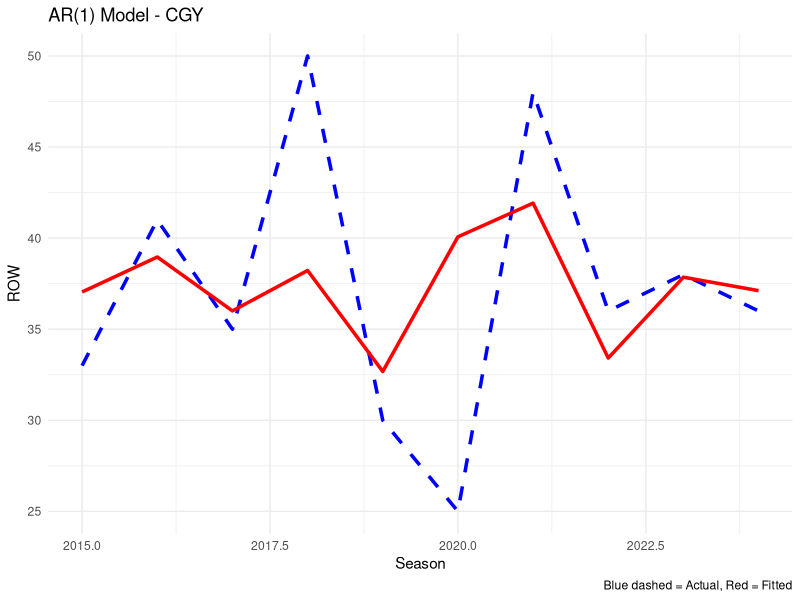
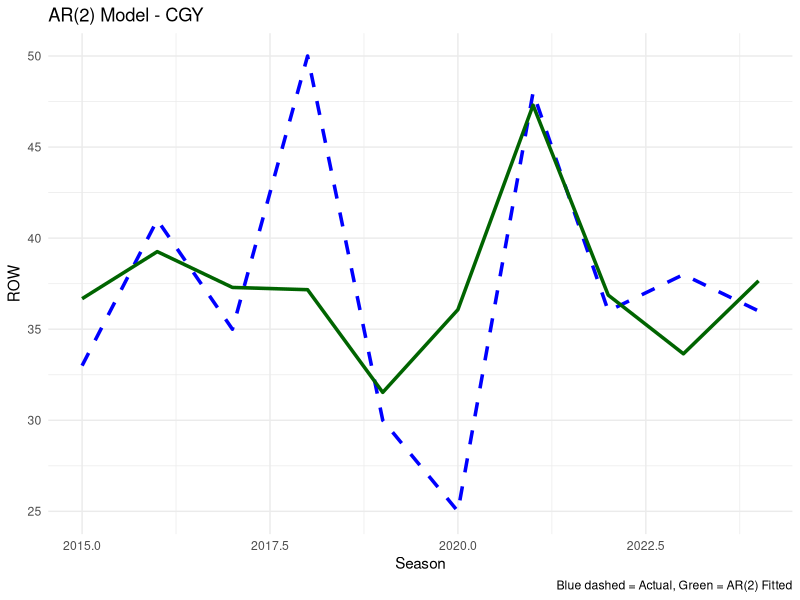
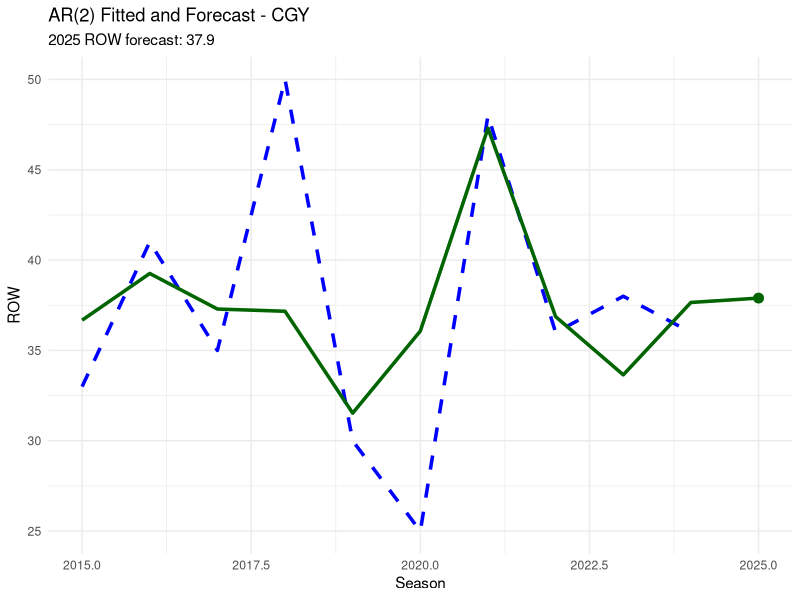
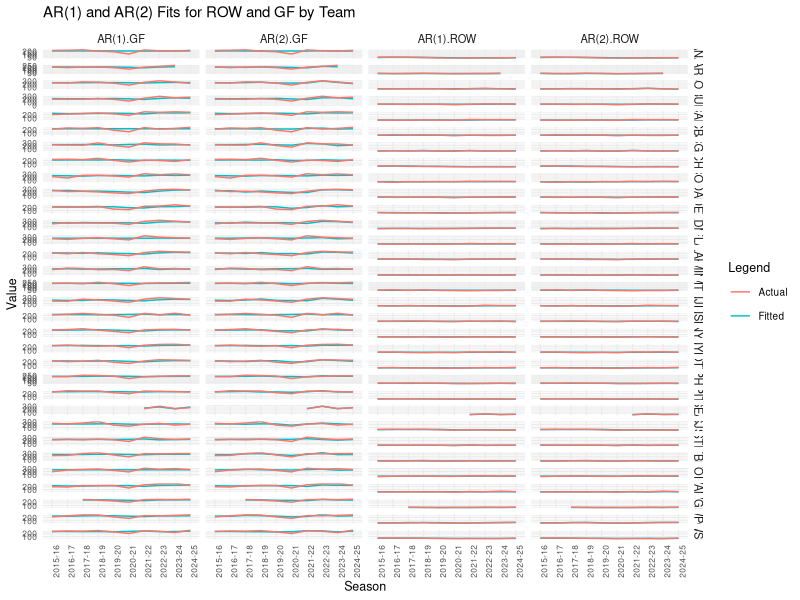
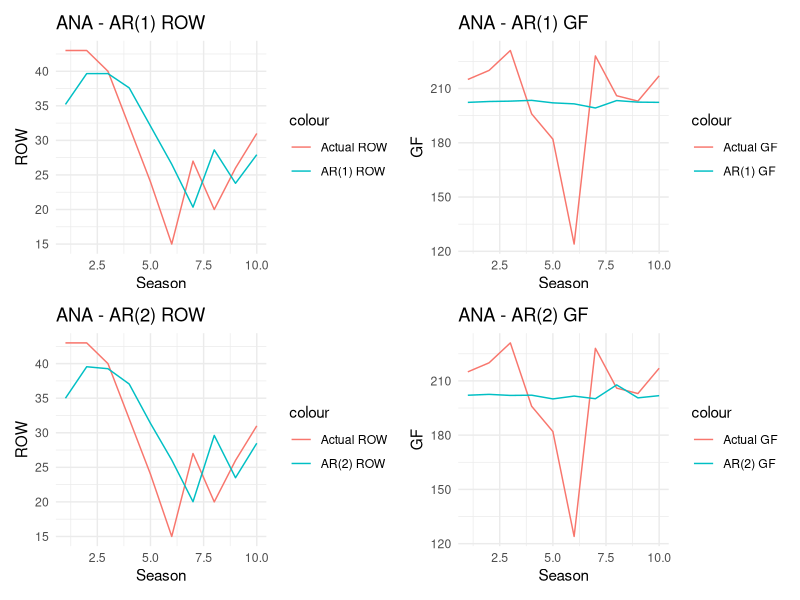
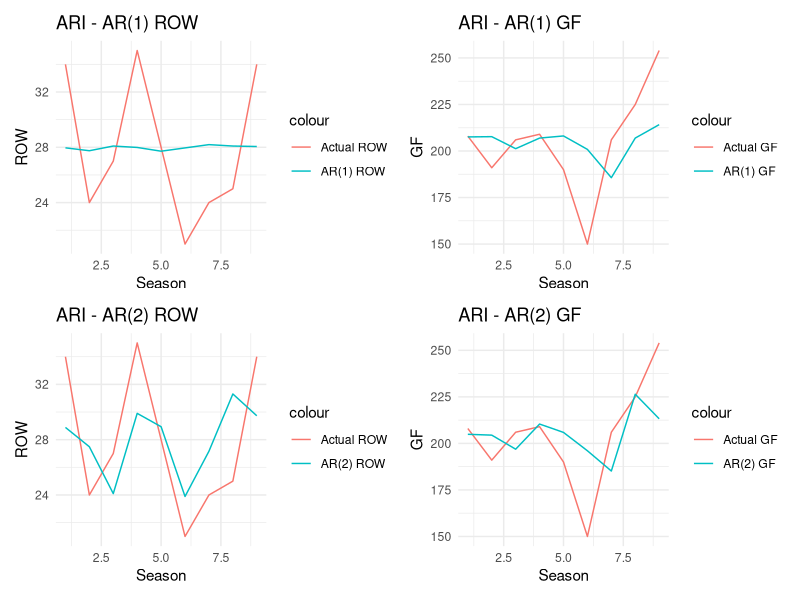
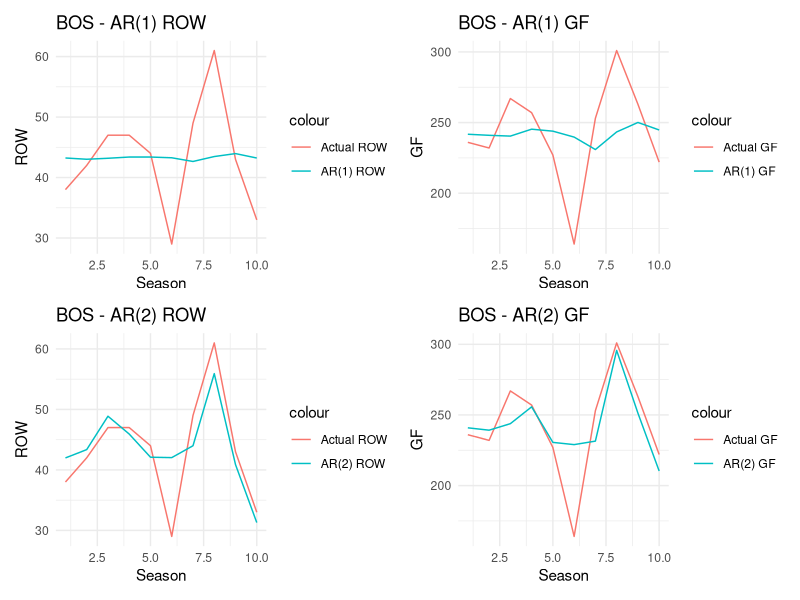
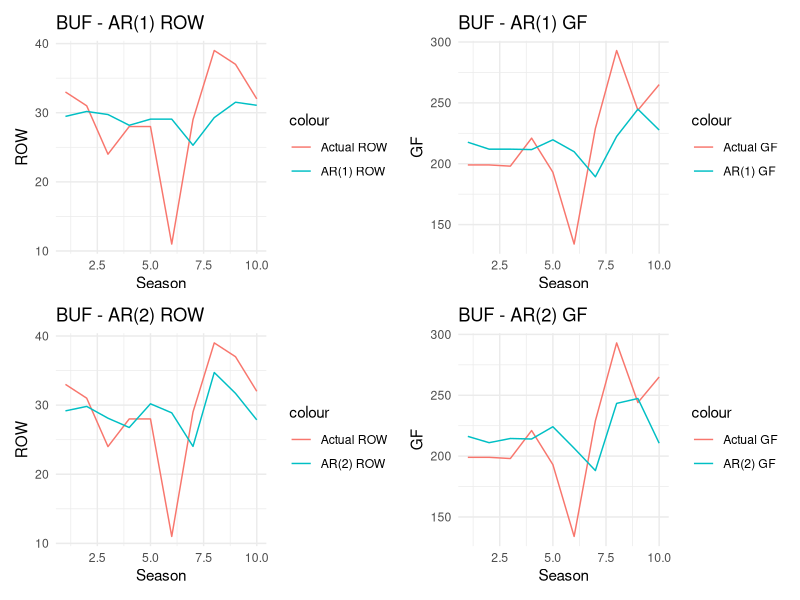

Generate these figures, in order, with R:

library(readxl)
library(forecast)
library(ggplot2)
library(patchwork)
library(tidyr)
library(tidyverse)
library(gtools)
library(fs)


df <- read_excel("CompleteTeamData.xlsx")
df <- df %>% mutate(Season_numeric = as.numeric(substr(Season, 1, 4)))

#Trying for 1 team first
team_name <- "CGY"
team_data <- df %>% filter(Team == team_name) %>% arrange(Season)

row_ts <- ts(team_data$ROW, start = min(team_data$Season_numeric), frequency = 1)

#AR(1) Model:
ar1_model <- Arima(row_ts, order = c(1, 0, 0))
summary(ar1_model)

fitted_vals <- fitted(ar1_model)

plot_df <- team_data %>%
  mutate(Fitted_ROW = fitted_vals)

ggplot(plot_df, aes(x = Season_numeric)) +
  geom_line(aes(y = ROW), color = "blue", linewidth = 1.2, linetype = "dashed") +
  geom_line(aes(y = Fitted_ROW), color = "red", linewidth = 1.2) +
  labs(title = paste("AR(1) Model -", team_name),
       x = "Season", y = "ROW",
       caption = "Blue dashed = Actual, Red = Fitted") +
  theme_minimal()

#AR(2) Model: 
ar2_model <- Arima(row_ts, order = c(2, 0, 0))
summary(ar2_model)

fitted_vals_ar2 <- fitted(ar2_model)

plot_df <- team_data %>% mutate(Fitted_ROW_AR2 = fitted_vals_ar2)

ggplot(plot_df, aes(x = Season_numeric)) +
  geom_line(aes(y = ROW), color = "blue", linewidth = 1.2, linetype = "dashed") +
  geom_line(aes(y = Fitted_ROW_AR2), color = "darkgreen", linewidth = 1.2) +
  labs(title = paste("AR(2) Model -", team_name),
       x = "Season", y = "ROW",
       caption = "Blue dashed = Actual, Green = AR(2) Fitted") +
  theme_minimal()

#Forecasting 1 season ahead with AR(2)
forecast_ar2 <- forecast(ar2_model, h=1)
forecast_value <- as.numeric(forecast_ar2$mean)
forecast_year <- max(plot_df$Season_numeric) + 1

forecast_row <- plot_df[1, ]  
forecast_row[] <- NA 
forecast_row$Season_numeric <- forecast_year
forecast_row$Fitted_ROW_AR2 <- forecast_value

# Combine using bind_rows
plot_df_extended <- bind_rows(plot_df, forecast_row)

# Plot with forecast added
ggplot(plot_df_extended, aes(x = Season_numeric)) +
  geom_line(aes(y = ROW), color = "blue", linewidth = 1.2, linetype = "dashed", na.rm = TRUE) +
  geom_line(aes(y = Fitted_ROW_AR2), color = "darkgreen", linewidth = 1.2, na.rm = TRUE) +
  geom_point(aes(y = Fitted_ROW_AR2), data = plot_df_extended %>% filter(Season_numeric == forecast_year),
             color = "darkgreen", size = 3) +
  labs(title = paste("AR(2) Fitted and Forecast -", team_name),
       subtitle = paste("2025 ROW forecast:", round(forecast_value, 1)),
       x = "Season", y = "ROW") +
  theme_minimal()

#Multiple Models for Multiple Teams: 
valid_teams <- df %>%
  group_by(Team) %>%
  summarise(
    n = n(),
    na_row = any(is.na(ROW)) | any(is.na(GF)),
    constant_row = sd(ROW, na.rm = TRUE) == 0,
    constant_gf = sd(GF, na.rm = TRUE) == 0
  ) %>%
  filter(n >= 3, !na_row, !constant_row, !constant_gf) %>%
  pull(Team)

df <- df %>% filter(Team %in% valid_teams)

df <- df %>%
  arrange(Team, Season) %>%
  group_by(Team) %>%
  mutate(Season = factor(Season, levels = unique(Season))) %>%
  ungroup()


#Fit & Forecast AR Models
fit_ar_models <- function(data, variable, order){
  ts_data <- ts(data[[variable]])
  fit <- arima(ts_data, order = c(order, 0, 0))
  fitted_vals <- fitted(fit)
  return(fitted_vals)
}

df <- df %>% filter(Team != "Utah Hockey Club")

teams <- unique(df$Team)

plot_data <- map_dfr(valid_teams, function(team) {
  team_data <- df %>% filter(Team == team)
  
  team_data %>%
    mutate(
      ROW_AR1 = fit_ar_models(team_data, "ROW", 1),
      GF_AR1 = fit_ar_models(team_data, "GF", 1),
      ROW_AR2 = fit_ar_models(team_data, "ROW", 2),
      GF_AR2 = fit_ar_models(team_data, "GF", 2)
    )
})
plot_data <- plot_data %>%
  mutate(Season = factor(Season, levels = mixedsort(unique(Season))))
plot_data <- plot_data %>%
  group_by(Team) %>%
  arrange(Season) %>%
  mutate(Season_Num = row_number()) %>%
  ungroup()


#Plotting 1 team 
plot_team_ar <- function(team_df, team_name){
  df_team <- team_df %>% filter(Team == team_name)
  
  p1 <- ggplot(df_team, aes(x = Season_Num)) +
    geom_line(aes(y = ROW, color = "Actual ROW")) +
    geom_line(aes(y = ROW_AR1, color = "AR(1) ROW")) +
    labs(title = paste(team_name, "- AR(1) ROW"), y = "ROW", x = "Season") +
    theme_minimal()
  
  p2 <- ggplot(df_team, aes(x = Season_Num)) +
    geom_line(aes(y = GF, color = "Actual GF")) +
    geom_line(aes(y = GF_AR1, color = "AR(1) GF")) +
    labs(title = paste(team_name, "- AR(1) GF"), y = "GF", x = "Season") +
    theme_minimal()
  
  p3 <- ggplot(df_team, aes(x = Season_Num)) +
    geom_line(aes(y = ROW, color = "Actual ROW")) +
    geom_line(aes(y = ROW_AR2, color = "AR(2) ROW")) +
    labs(title = paste(team_name, "- AR(2) ROW"), y = "ROW", x = "Season") +
    theme_minimal()
  
  p4 <- ggplot(df_team, aes(x = Season_Num)) +
    geom_line(aes(y = GF, color = "Actual GF")) +
    geom_line(aes(y = GF_AR2, color = "AR(2) GF")) +
    labs(title = paste(team_name, "- AR(2) GF"), y = "GF", x = "Season") +
    theme_minimal()
  
  (p1 | p2) / (p3 | p4)
}

output_dir <- "team_ar_plots"
dir_create(output_dir)

for(team in valid_teams) {
  plot <- plot_team_ar(plot_data, team)
  
  ggsave(
    filename = file.path(output_dir, paste0(team, "_AR_models.png")),
    plot = plot,
    width = 12, height = 10, dpi = 300
  )
}

#Plotting all teams: 
long_plot_data <- plot_data %>%
  pivot_longer(cols = c(ROW_AR1, GF_AR1, ROW_AR2, GF_AR2),
               names_to = "Model_Metric",
               values_to = "Fitted") %>%
  mutate(
    Metric = case_when(str_detect(Model_Metric, "ROW") ~ "ROW", TRUE ~ "GF"),
    Model = case_when(str_detect(Model_Metric, "AR1") ~ "AR(1)", TRUE ~ "AR(2)")
  )

ggplot(long_plot_data, aes(x = Season)) +
  geom_line(aes(y = Fitted, color = "Fitted", group = interaction(Team, Model, Metric))) +
  geom_line(aes(y = ifelse(Metric == "ROW", ROW, GF), color = "Actual", group = interaction(Team, Metric))) +
  facet_grid(Team ~ interaction(Model, Metric), scales = "free_y") +
  labs(title = "AR(1) and AR(2) Fits for ROW and GF by Team",
       y = "Value", x = "Season", color = "Legend") +
  theme_minimal(base_size = 9) +
  theme(
    strip.text = element_text(size = 8),
    axis.text.x = element_text(angle = 90, size = 6),
    axis.text.y = element_text(size = 6)
  )
